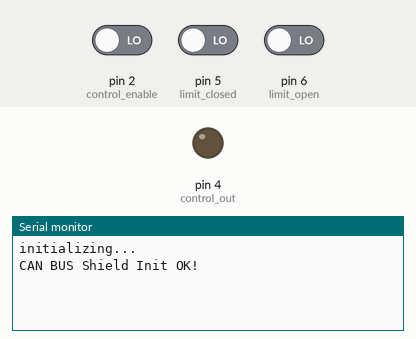
The sketch below on a simulated Arduino Nano, built with avr-gcc and run on an emulated ATmega328P. On the bench: output pins drawn as LEDs (lit = HIGH), the last lines printed to the serial monitor. The test bench sets the inputs (shaded band); at power-on: pin 2 (control_enable) LOW, pin 5 (limit_closed) LOW, pin 6 (limit_open) LOW.

Above: at 1.2 s.
1.3 s: pin 2 (control_enable) driven HIGH
At 2.2 s:
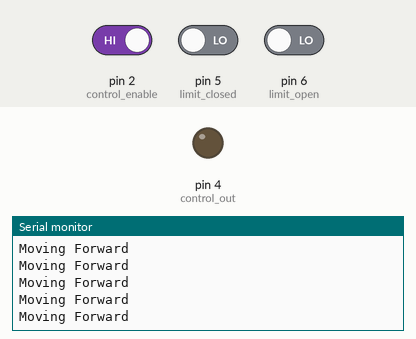
2.8 s: pin 5 (limit_closed) driven HIGH
At 2.89 s:
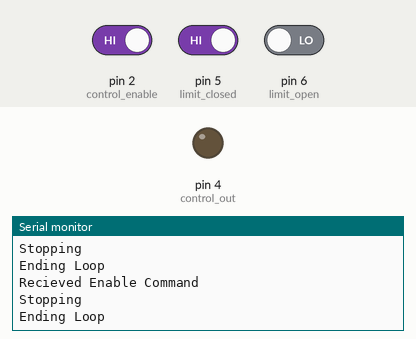

Measured:
- after the input at 1.3 s, the serial monitor: prints a new line at once (image 1)
- after the input at 2.8 s, the serial monitor: prints a new line at once (image 2)

The sketch:

arm_control.ino
```cpp
/*****************************
 * Arduino Nano
 * Sensor input and motor
 * control for robot arm
*****************************/
#include <SoftwareSerial.h>
#include <SPI.h>
#include <mcp_can.h>

//control pins
#define control_enable 2  //pin D2
#define control_in 3       //pin D3
#define control_out 4      //pin D4

//limit switches
#define limit_closed 5     //pin D5
#define limit_open 6       //pin D6

//spi pin for CS
#define spiCSPin 10
#define motor_controller 5

int control_status = LOW;
int motor_speed;

unsigned char can_data[8] = {0,0,0,0,0,0,0,0}; //stores the motor control data

const uint32_t CONTROL = 0x040080; //frame which is used for percent output.

const uint32_t ENABLE = 0x0401BF; //ID used for sending the enable frame

unsigned char enable[8] = {1, 0, 0, 0, 0, 0, 0, 0}; //data for the ENABLE frame

//create CAN object
MCP_CAN CAN(spiCSPin);


void set_speed(unsigned char data[8], int SPD) //Allows Can Bus to Read speeds.
{
  //encode output into bytes
  byte first_byte = (byte)(SPD >> 0x10);
  byte second_byte = (byte)(SPD >> 0x08);
  byte third_byte = (byte)(SPD);

  //build the control CANbus frame.  The first three bytes is the demand value,
  //which typically is the output value [-1023,+1023]

  //data for the CONTROL frame
  data[0] = first_byte;
  data[1] = second_byte;
  data[2] = third_byte;
}

void setup()
{
    pinMode(control_enable, INPUT);
    pinMode(control_in, INPUT);
    pinMode(control_out, OUTPUT);

    pinMode(limit_closed, INPUT);
    pinMode(limit_open, INPUT);

    Serial.begin(115200);

    Serial.println("initializing...");

    //set the baudrate and let it know we are using the 8MHz oscilator on the CAN module
    while (CAN_OK != CAN.begin(CAN_1000KBPS, MCP_8MHz))
    {
        Serial.println("CAN BUS init Failed");
        delay(100);
    }
    Serial.println("CAN BUS Shield Init OK!");
    }

void loop()
{
    control_status = digitalRead(control_enable);
    //not sure if should be hold high for move
    if(control_status == HIGH) //if we recieve a pulse
    {
        Serial.println("Recieved Enable Command");

        motor_speed = 100;
        set_speed(can_data, motor_speed);

        while(digitalRead(limit_closed) == LOW && digitalRead(limit_open) == LOW)
        {
          Serial.println("Moving Forward");
            //motor forward
            CAN.sendMsgBuf(CONTROL | motor_controller | 0x01040000, 1, 8, can_data);
            CAN.sendMsgBuf(ENABLE, 1, 8, enable);
            delay(20);
        }

        Serial.println("Stopping");

        motor_speed = 0;

        set_speed(can_data, motor_speed);
        CAN.sendMsgBuf(CONTROL | motor_controller | 0x01040000, 1, 8, can_data);
        CAN.sendMsgBuf(ENABLE, 1, 8, enable);
        delay(20);
        //reverse speed
        motor_speed = -100;
        set_speed(can_data, motor_speed);

        while(digitalRead(limit_closed) == LOW && digitalRead(limit_open) == LOW)
        {
          Serial.println("Moving Backward");
            //motor backward
            CAN.sendMsgBuf(CONTROL | motor_controller | 0x01040000, 1, 8, can_data);
            CAN.sendMsgBuf(ENABLE, 1, 8, enable);
            delay(20);
        }
        Serial.println("Ending Loop");
        motor_speed = 0;

        set_speed(can_data, motor_speed);
        CAN.sendMsgBuf(CONTROL | motor_controller | 0x01040000, 1, 8, can_data);
        CAN.sendMsgBuf(ENABLE, 1, 8, enable);
        delay(20);
    }
    delay(20);
}
```
